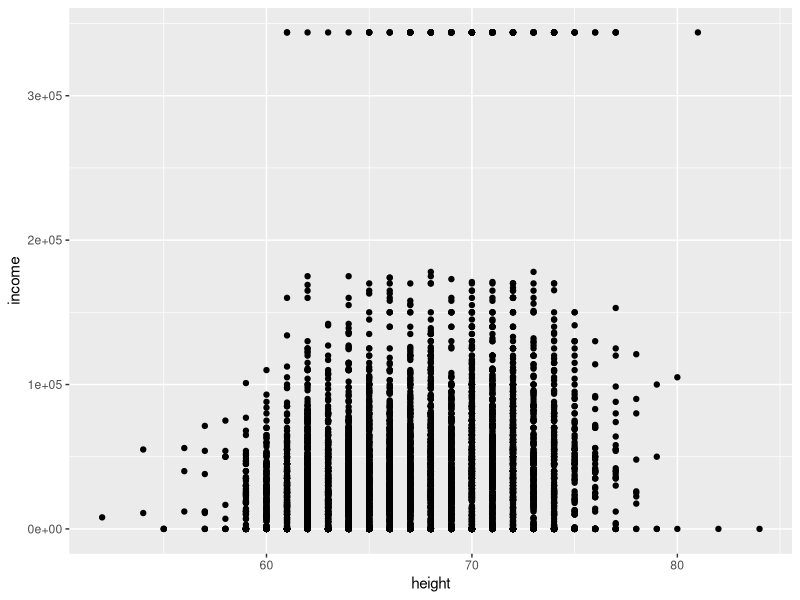
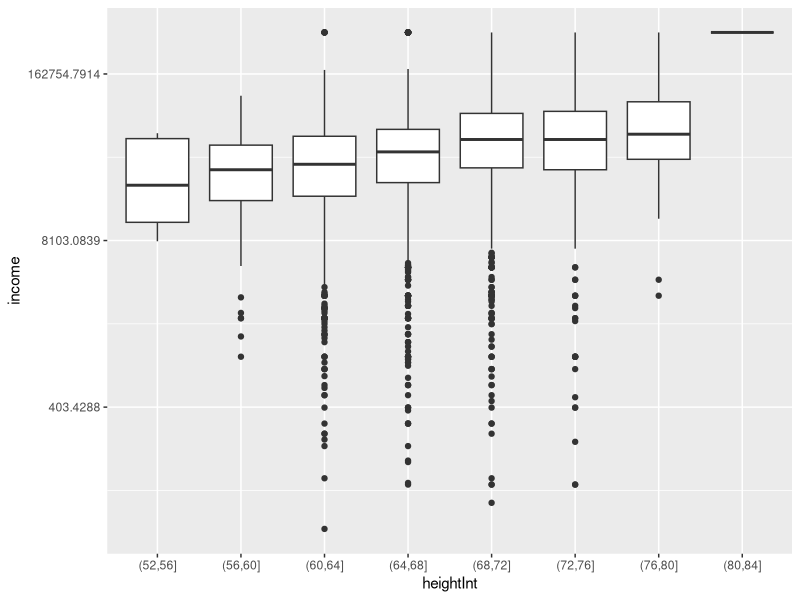
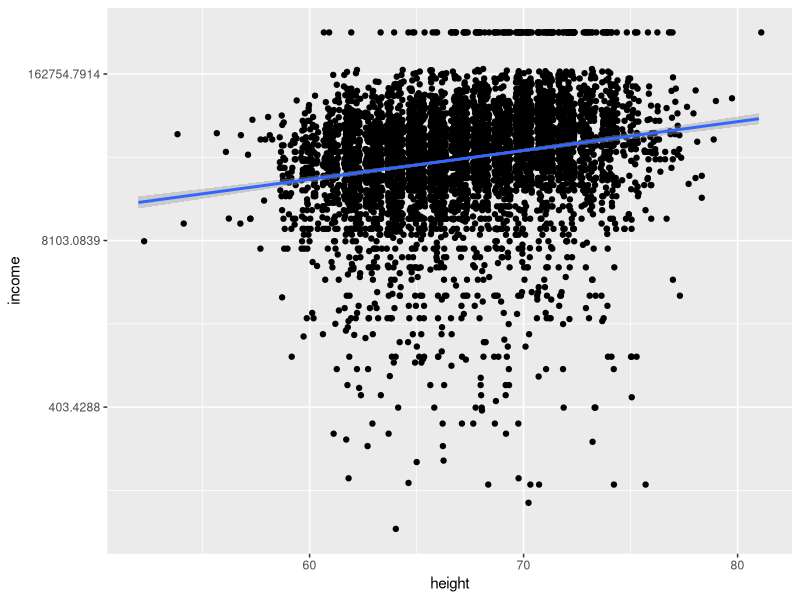
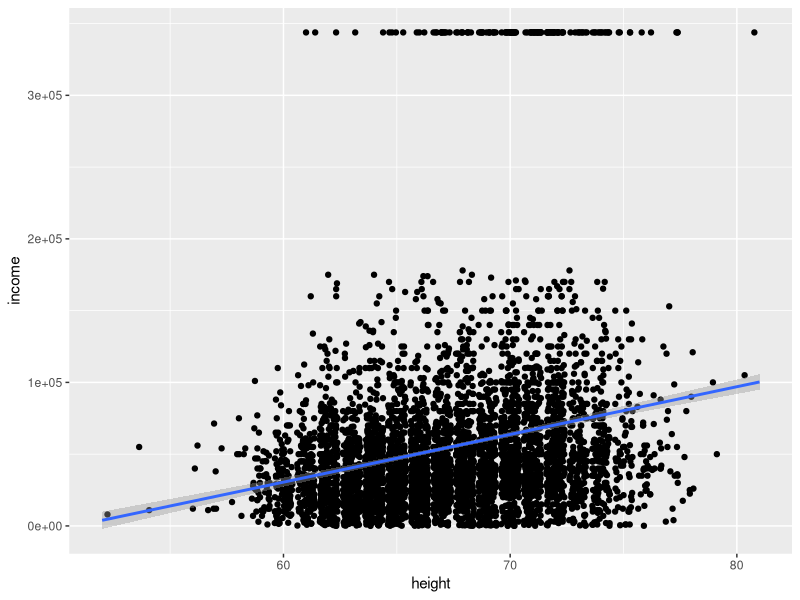

Write R code to recreate these figures, in order.
## ---- chunk 1
library(ggplot2)
library(modelr)
library(knitr)
## ---- chunk 2
heights$heightInt <- cut(heights$height, breaks = 8)
kable(summary(heights[,1:4]))
kable(summary(heights[,5:9]))
## ---- chunk 3
ggplot(heights, mapping = aes(x = height, y = income)) +
  geom_point()
## ---- chunk 4
heightsPosInc <- subset(heights, income > 0)
ggplot(heightsPosInc, mapping = aes(x = heightInt, y = income)) +
  scale_y_continuous(trans = scales::log_trans()) +
  geom_boxplot()
## ---- chunk 5
heightsPosInc <- subset(heights, income > 0)
ggplot(heightsPosInc, mapping = aes(x = height, y = income)) +
  scale_y_continuous(trans = scales::log_trans()) +
  geom_point(position = "jitter") +
  geom_smooth(method = 'lm')
## ---- chunk 6
heightsPosInc <- subset(heights, income > 0)
ggplot(heightsPosInc, mapping = aes(x = height, y = income)) +
  geom_point(position = "jitter") +
  geom_smooth(method = 'lm')
## ---- chunk 7
summary(lm(income ~ height, data = heights))
